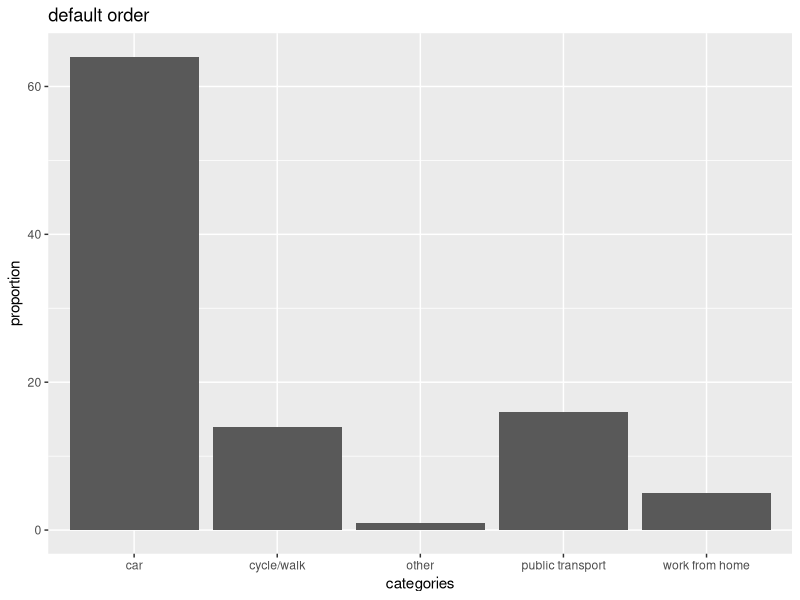
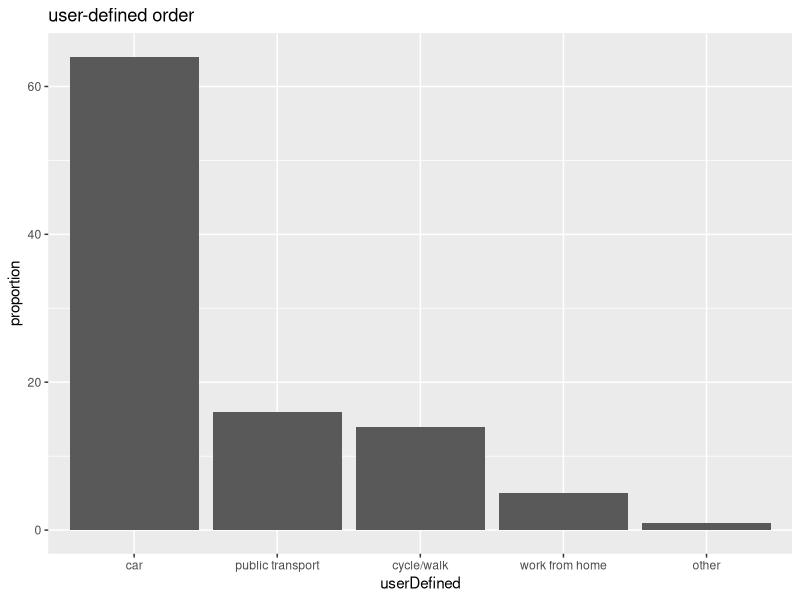
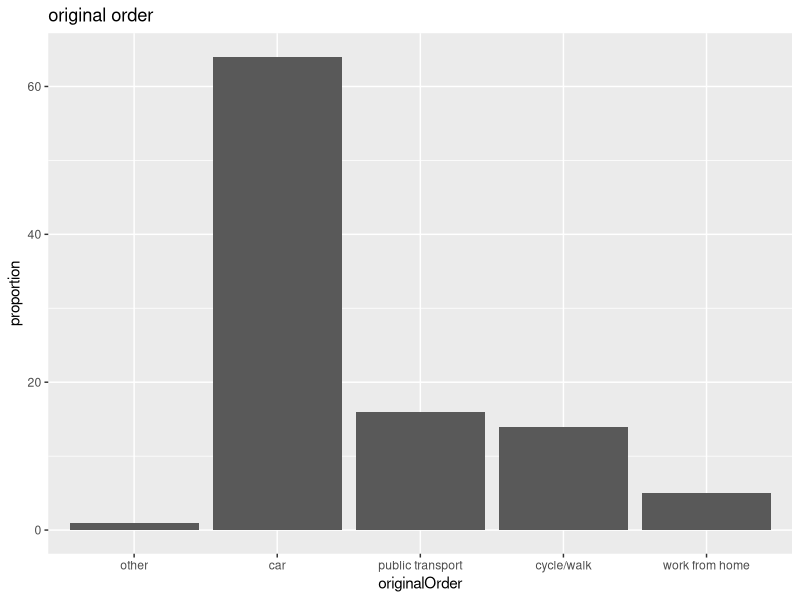

Source code (R) for these figures, in order:
# Activity 05_02: Ordering factors

library(ggplot2)

# Method of travel to work in England and Wales, 2011
# 2011 Census - Office for National Statistics
commute <- data.frame(
  categories = c("other","car","public transport","cycle/walk","work from home"),
  proportion = c(1,64,16,14,5)
  )
head(commute)

# Default
ggplot(commute) + 
  geom_bar(aes(x=categories,y=proportion),stat="identity") + 
  ggtitle('default order')

# User-defined order: moving 'other' to the right
commute$userDefined <- factor(
    commute$categories,
    c("car","public transport","cycle/walk","work from home","other"))

ggplot(commute) + 
  geom_bar(aes(x=userDefined,y=proportion),stat="identity") + 
    ggtitle('user-defined order')

# categories as they appear in the data
commute$originalOrder <- factor(
          commute$categories,
          as.character(commute$categories))

ggplot(commute) + 
  geom_bar(aes(x=originalOrder,y=proportion), stat="identity") + 
    ggtitle('original order')


# Going further:
# https://kohske.wordpress.com/2010/12/29/faq-how-to-order-the-factor-variables-in-ggplot2/
